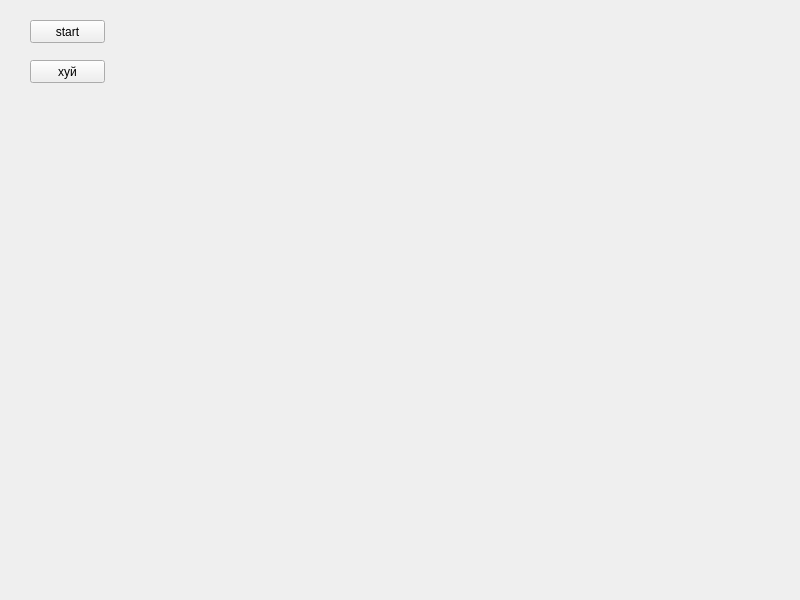
<?xml version="1.0" encoding="UTF-8"?>
<ui version="4.0">
 <class>MainWindow</class>
 <widget class="QMainWindow" name="MainWindow">
  <property name="geometry">
   <rect>
    <x>0</x>
    <y>0</y>
    <width>800</width>
    <height>600</height>
   </rect>
  </property>
  <property name="windowTitle">
   <string>MainWindow</string>
  </property>
  <widget class="QWidget" name="centralwidget">
   <widget class="QPushButton" name="btn1">
    <property name="geometry">
     <rect>
      <x>30</x>
      <y>20</y>
      <width>75</width>
      <height>23</height>
     </rect>
    </property>
    <property name="text">
     <string>start</string>
    </property>
   </widget>
   <widget class="QPushButton" name="btn2">
    <property name="geometry">
     <rect>
      <x>30</x>
      <y>60</y>
      <width>75</width>
      <height>23</height>
     </rect>
    </property>
    <property name="text">
     <string>хуй</string>
    </property>
   </widget>
  </widget>
 </widget>
 <resources/>
 <connections/>
</ui>
